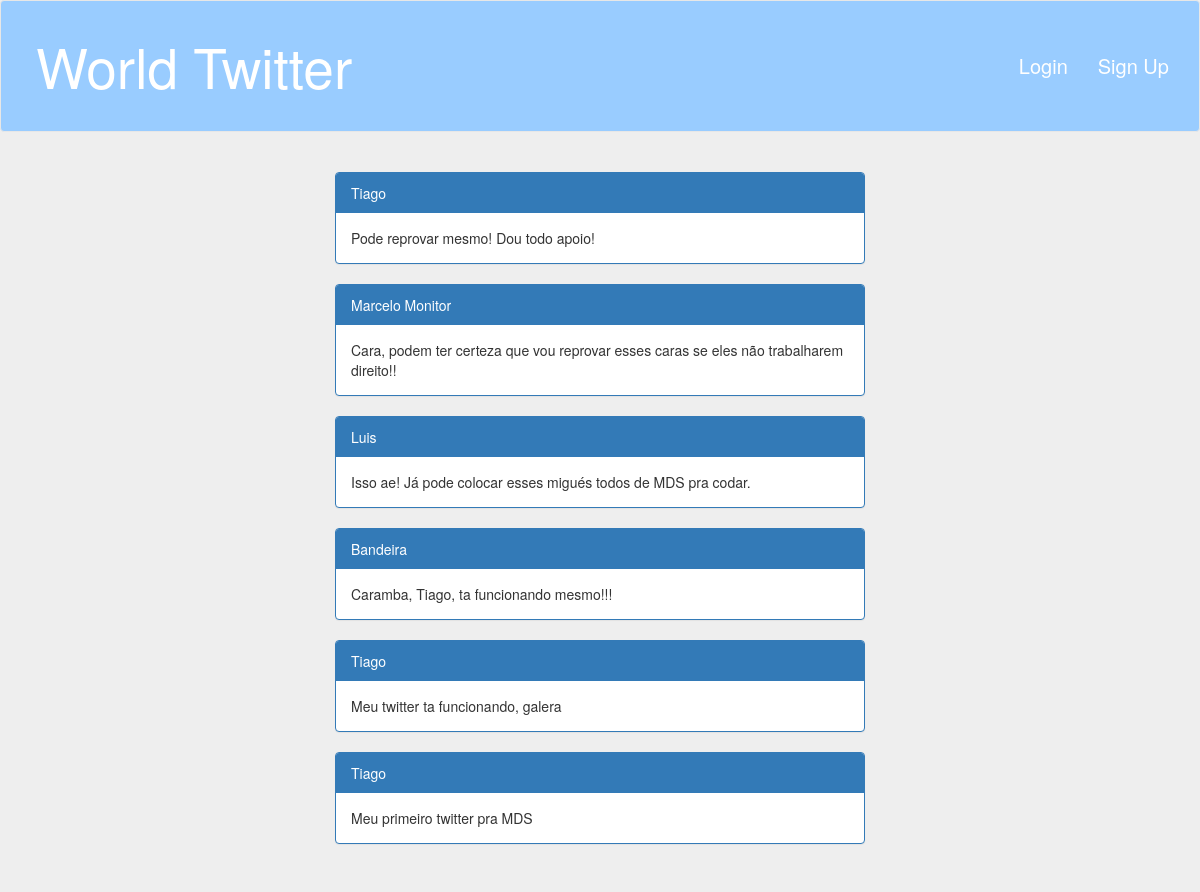
/, run on an earlier commit of the app's database.
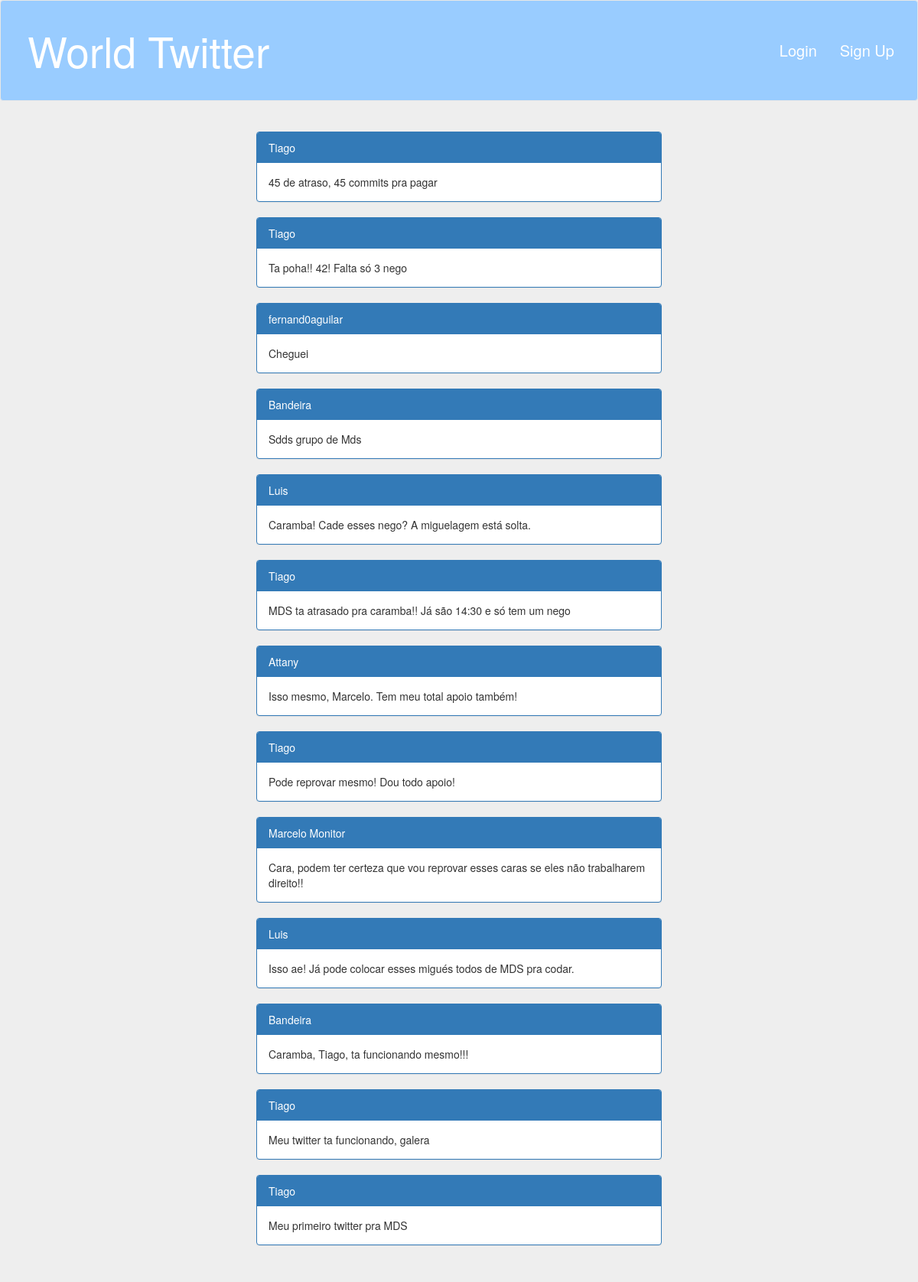
And on a later commit of the database.
### comment/models.py (models this page shows)
class Comment(models.Model):
    comment = models.TextField()
    author = models.ForeignKey(User)
    class Meta:
        permissions = (
            ("can_read", "Can read"),
            ("can_comment", "Can comment"),
        )

### home/views.py (the view)
# urls.py: url(r'^', views.index, name='index'),
def index(request):
    comments = reversed(Comment.objects.all())
    context = {
        "comments": comments
    }
    return render(request, 'home/index.html', context)

### home/templates/home/index.html (shortened to what this page needs)
{%extends "home/base.html"%}
{%block content%}
    <div id='container-home'class="container">
	<div class="panel-group">
	    {% for comment in comments %}
		<div id='painel-margin' class="panel panel-primary">
		    <div class="panel-heading">{{comment.author}}</div>
		    <div class="panel-body">{{comment.comment}}</div>
		</div>
	    {% endfor %}
	</div>
    </div>
{%endblock%}

### home/templates/home/base.html (shortened to what this page needs)
{% load staticfiles %}
<html>
    <head>
	{% load static %}
	{% load bootstrap3 %}
	{% bootstrap_css %}
	<link type="text/css" rel="stylesheet" href="{% static "css/style.css" %}"  media="screen,projection"/>
    </head>
    <body>
	<nav id='navbar-size'class="text-primary navbar navbar-default">
	    <div class="container-fluid">
		<div class="navbar-header">
		    <a id='title-size' class="navbar-brand text-danger" href="/">World Twitter</a>
		</div>
		<div class="collapse navbar-collapse" id="bs-example-navbar-collapse-1">
		    <ul class="nav navbar-nav navbar-right">
			{% if user.is_authenticated %}
			    <li><a id='color-navbar'href="/">Olá, {{user}}</a></li>
			    {% if user.is_staff %}
				<li><a id='color-navbar'href="{% url "auth:users" %}">Permissões</a></li>
			    {% endif %}
			    <li><a id='color-navbar'href="{% url "auth:logout" %}">Logout</a></li>
			{% else %}
			    <li><a id='color-navbar'href="{% url "auth:login" %}">Login</a></li>
			    <li><a id='color-navbar'href="{% url "auth:signup" %}">Sign Up</a></li>
			{% endif %}
		    </ul>
		</div>
	    </div>
	</nav>
	{% block content %}{% endblock content %}
    </body>
</html>

### home/static/css/style.css (style rules this page uses)
body { padding-bottom: 40px; background-color: #eee; }
#container-home { padding-left: 300px; padding-right: 300px; }
#title-size { font-size: 55; color: white; }
#navbar-size { padding-top: 40px; padding-bottom: 40px; padding-left: 20px; background: #99ccff; }
#color-navbar { font-size: 20; color: white; }
#painel-margin { margin: 20px; }

What changed in the data, as far as the page shows it:
added Comment: author "Tiago", comment "45 de atraso, 45 commits pra pagar"
added Comment: author "Tiago", comment "Ta poha!! 42! Falta só 3 nego"
added Comment: author "fernand0aguilar", comment "Cheguei"
added Comment: author "Bandeira", comment "Sdds grupo de Mds"
added Comment: author "Luis", comment "Caramba! Cade esses nego? A miguelagem está solta."
added Comment: author "Tiago", comment "MDS ta atrasado pra caramba!! Já são 14:30 e só tem um nego"
added Comment: author "Attany", comment "Isso mesmo, Marcelo. Tem meu total apoio também!"
